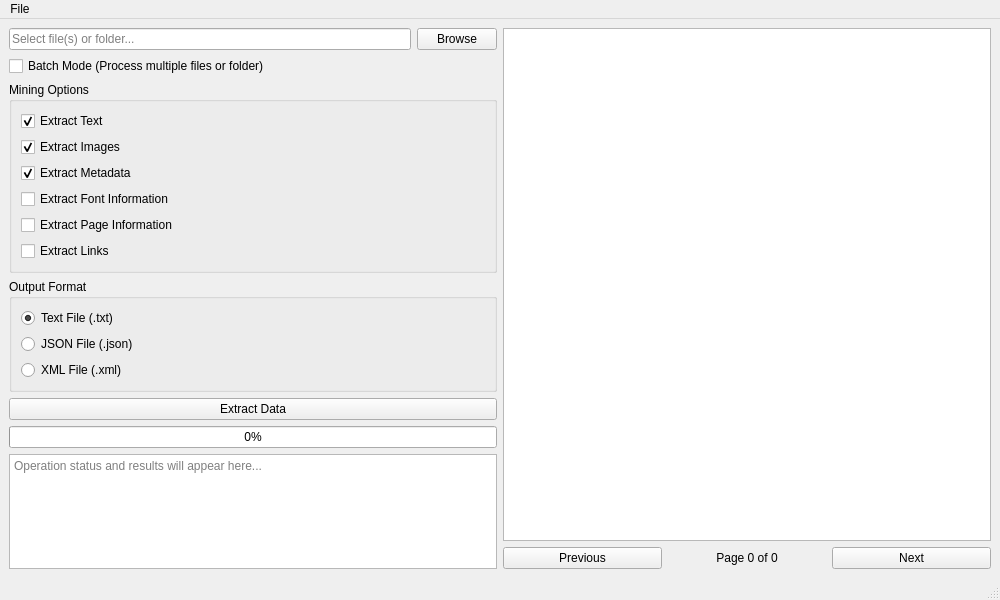
<?xml version='1.0' encoding='utf-8'?>
<ui version="4.0">
 <class>MainWindow</class>
 <widget class="QMainWindow" name="MainWindow">
  <property name="geometry">
   <rect>
    <x>0</x>
    <y>0</y>
    <width>1000</width>
    <height>600</height>
   </rect>
  </property>
  <property name="windowTitle">
   <string>PDF Data Miner</string>
  </property>
  <widget class="QWidget" name="centralwidget">
   <layout class="QHBoxLayout" name="horizontalLayout_3">
    <item>
     <layout class="QVBoxLayout" name="leftLayout">
      <item>
       <layout class="QHBoxLayout" name="horizontalLayout">
        <item>
         <widget class="QLineEdit" name="inputFileEdit">
          <property name="placeholderText">
           <string>Select file(s) or folder...</string>
          </property>
          <property name="readOnly">
           <bool>true</bool>
          </property>
          <property name="rfuLocale_setPlaceholderText" stdset="0">
           <string notr="true">Legacy.s085593ea0e434e26</string>
          </property>
         </widget>
        </item>
        <item>
         <widget class="QPushButton" name="browseButton">
          <property name="text">
           <string>Browse</string>
          </property>
          <property name="rfuLocale_setText" stdset="0">
           <string notr="true">Legacy.s3227aa9666253f7a</string>
          </property>
         </widget>
        </item>
       </layout>
      </item>
      <item>
       <widget class="QCheckBox" name="batchModeCheckbox">
        <property name="text">
         <string>Batch Mode (Process multiple files or folder)</string>
        </property>
        <property name="rfuLocale_setText" stdset="0">
         <string notr="true">Legacy.s86e5aa6c133a6e6f</string>
        </property>
       </widget>
      </item>
      <item>
       <widget class="QGroupBox" name="extractOptionsGroup">
        <property name="title">
         <string>Mining Options</string>
        </property>
        <layout class="QVBoxLayout" name="verticalLayout">
         <item>
          <widget class="QCheckBox" name="textCheck">
           <property name="text">
            <string>Extract Text</string>
           </property>
           <property name="checked">
            <bool>true</bool>
           </property>
           <property name="rfuLocale_setText" stdset="0">
            <string notr="true">Legacy.s9ab5926ba4cd7a39</string>
           </property>
          </widget>
         </item>
         <item>
          <widget class="QCheckBox" name="imagesCheck">
           <property name="text">
            <string>Extract Images</string>
           </property>
           <property name="checked">
            <bool>true</bool>
           </property>
           <property name="rfuLocale_setText" stdset="0">
            <string notr="true">Legacy.s6a8eaf282cf29e30</string>
           </property>
          </widget>
         </item>
         <item>
          <widget class="QCheckBox" name="metadataCheck">
           <property name="text">
            <string>Extract Metadata</string>
           </property>
           <property name="checked">
            <bool>true</bool>
           </property>
           <property name="rfuLocale_setText" stdset="0">
            <string notr="true">Legacy.s24051b380a89f902</string>
           </property>
          </widget>
         </item>
         <item>
          <widget class="QCheckBox" name="fontsCheck">
           <property name="text">
            <string>Extract Font Information</string>
           </property>
           <property name="rfuLocale_setText" stdset="0">
            <string notr="true">Legacy.sb49b7e8083b7bc6c</string>
           </property>
          </widget>
         </item>
         <item>
          <widget class="QCheckBox" name="pagesCheck">
           <property name="text">
            <string>Extract Page Information</string>
           </property>
           <property name="rfuLocale_setText" stdset="0">
            <string notr="true">Legacy.sa750cd21b2aa10f2</string>
           </property>
          </widget>
         </item>
         <item>
          <widget class="QCheckBox" name="linksCheck">
           <property name="text">
            <string>Extract Links</string>
           </property>
           <property name="rfuLocale_setText" stdset="0">
            <string notr="true">Legacy.s02bbd8b6de889b96</string>
           </property>
          </widget>
         </item>
        </layout>
        <property name="rfuLocale_setTitle" stdset="0">
         <string notr="true">Legacy.s453fff4a536eabfe</string>
        </property>
       </widget>
      </item>
      <item>
       <widget class="QGroupBox" name="outputOptionsGroup">
        <property name="title">
         <string>Output Format</string>
        </property>
        <layout class="QVBoxLayout" name="verticalLayout_2">
         <item>
          <widget class="QRadioButton" name="textRadio">
           <property name="text">
            <string>Text File (.txt)</string>
           </property>
           <property name="checked">
            <bool>true</bool>
           </property>
           <property name="rfuLocale_setText" stdset="0">
            <string notr="true">Legacy.sfd04bf723ba43033</string>
           </property>
          </widget>
         </item>
         <item>
          <widget class="QRadioButton" name="jsonRadio">
           <property name="text">
            <string>JSON File (.json)</string>
           </property>
           <property name="rfuLocale_setText" stdset="0">
            <string notr="true">Legacy.s19f99ae6933c7f69</string>
           </property>
          </widget>
         </item>
         <item>
          <widget class="QRadioButton" name="xmlRadio">
           <property name="text">
            <string>XML File (.xml)</string>
           </property>
           <property name="rfuLocale_setText" stdset="0">
            <string notr="true">Legacy.sc269fe0f6fde8e86</string>
           </property>
          </widget>
         </item>
        </layout>
        <property name="rfuLocale_setTitle" stdset="0">
         <string notr="true">Legacy.sef22a51c869f0983</string>
        </property>
       </widget>
      </item>
      <item>
       <widget class="QPushButton" name="mineButton">
        <property name="text">
         <string>Extract Data</string>
        </property>
        <property name="rfuLocale_setText" stdset="0">
         <string notr="true">Legacy.sa3fb7188eeca2506</string>
        </property>
       </widget>
      </item>
      <item>
       <widget class="QProgressBar" name="progressBar">
        <property name="value">
         <number>0</number>
        </property>
       </widget>
      </item>
      <item>
       <widget class="QTextEdit" name="outputText">
        <property name="readOnly">
         <bool>true</bool>
        </property>
        <property name="placeholderText">
         <string>Operation status and results will appear here...</string>
        </property>
        <property name="rfuLocale_setPlaceholderText" stdset="0">
         <string notr="true">Legacy.s3a170a5c58931df1</string>
        </property>
       </widget>
      </item>
     </layout>
    </item>
    <item>
     <layout class="QVBoxLayout" name="rightLayout">
      <item>
       <widget class="QGraphicsView" name="previewView">
        <property name="sizePolicy">
         <sizepolicy hsizetype="Expanding" vsizetype="Expanding">
          <horstretch>1</horstretch>
          <verstretch>0</verstretch>
         </sizepolicy>
        </property>
       </widget>
      </item>
      <item>
       <layout class="QHBoxLayout" name="navigationLayout">
        <item>
         <widget class="QPushButton" name="prevButton">
          <property name="text">
           <string>Previous</string>
          </property>
          <property name="rfuLocale_setText" stdset="0">
           <string notr="true">Legacy.sa57b08a480b822a0</string>
          </property>
         </widget>
        </item>
        <item>
         <widget class="QLabel" name="pageLabel">
          <property name="text">
           <string>Page 0 of 0</string>
          </property>
          <property name="alignment">
           <set>Qt::AlignCenter</set>
          </property>
          <property name="rfuLocale_setText" stdset="0">
           <string notr="true">Legacy.s3471f557170a112d</string>
          </property>
         </widget>
        </item>
        <item>
         <widget class="QPushButton" name="nextButton">
          <property name="text">
           <string>Next</string>
          </property>
          <property name="rfuLocale_setText" stdset="0">
           <string notr="true">Legacy.s1ff57a29d7c9d11b</string>
          </property>
         </widget>
        </item>
       </layout>
      </item>
     </layout>
    </item>
   </layout>
  </widget>
  <widget class="QMenuBar" name="menubar">
   <property name="geometry">
    <rect>
     <x>0</x>
     <y>0</y>
     <width>1000</width>
     <height>27</height>
    </rect>
   </property>
   <widget class="QMenu" name="menuFile">
    <property name="title">
     <string>File</string>
    </property>
    <addaction name="actionOpen" />
    <addaction name="separator" />
    <addaction name="actionExit" />
    <property name="rfuLocale_setTitle" stdset="0">
     <string notr="true">Legacy.s50009ce1da4d15e1</string>
    </property>
   </widget>
   <addaction name="menuFile" />
  </widget>
  <widget class="QStatusBar" name="statusbar" />
  <action name="actionExit">
   <property name="text">
    <string>Exit</string>
   </property>
   <property name="shortcut">
    <string>Ctrl+Q</string>
   </property>
   <property name="rfuLocale_setText" stdset="0">
    <string notr="true">Legacy.sd17d84a604994b72</string>
   </property>
  </action>
  <action name="actionOpen">
   <property name="text">
    <string>Open</string>
   </property>
   <property name="shortcut">
    <string>Ctrl+O</string>
   </property>
   <property name="rfuLocale_setText" stdset="0">
    <string notr="true">Legacy.sed077f3d8125d60d</string>
   </property>
  </action>
  <property name="rfuLocale_setWindowTitle" stdset="0">
   <string notr="true">Legacy.sf6bd9239ba130e2b</string>
  </property>
 </widget>
 <resources />
 <connections />
</ui>
